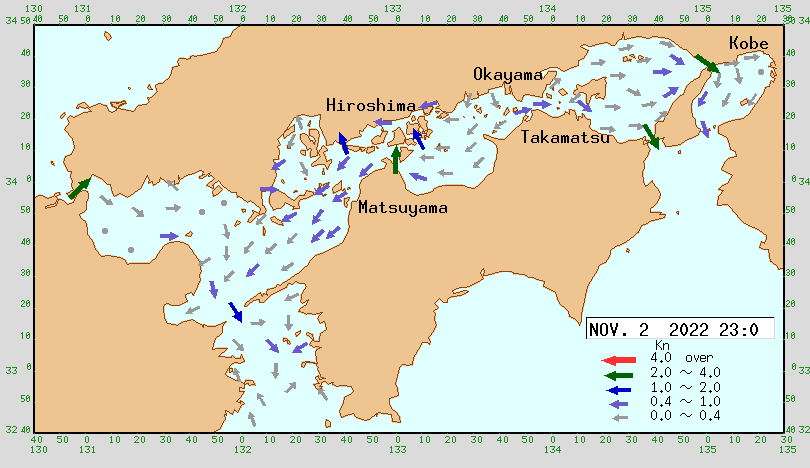
#> input picture map_plot/images/03_2022110223.png, 810 x 468 px, found by its file name
$ python map_plot.py
#> lines starting #> are read from the running program, lines starting #| are printed output that depends on the picture
import matplotlib.pyplot as plt
import numpy as np
from PIL import Image
import cv2

# 画像のサイズを確認
pic = cv2.imread("map_plot/images/03_2022110223.png")
#> pic is the input picture: shape (468, 810, 3); mean B, G, R 192.3, 214, 219.7
print(pic.shape)
#| (468, 810, 3)

# グラフの縦横比を設定
fig = plt.figure(figsize=(8, 6))
# 背景を白にする(上に画像が乗るので関係ない)
fig.patch.set_facecolor('white')
# グラフを表示させる位置を設定
ax = fig.add_subplot(1, 1, 1)

x = [0, 1016, 0]
y = [0, 703, 0]

# タッチ座標をプロットする
for  i in range(0,pic.shape[0],50):
    for j in range(0,pic.shape[1],50):
        x[2] = j
        y[2] = i
        ax.scatter(x, y, c='red', s=10,marker="$|$")
#> after the loop, x = [0, 1016, 800]; y = [0, 703, 450]

# 画像データを変数に代入
im = Image.open("map_plot/images/03_2022110223.png")

ax.imshow(im , alpha=0.6)

plt.show()
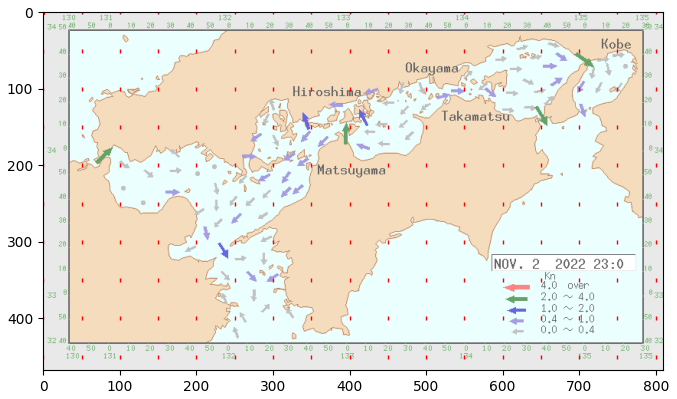
#> figure drawn by matplotlib, 1 panel
